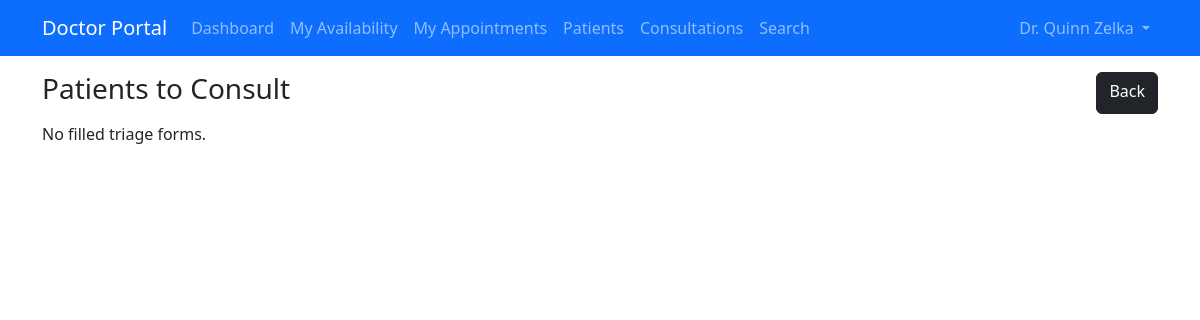
The app's page /consultation/show_triage/ (signed in), older data.
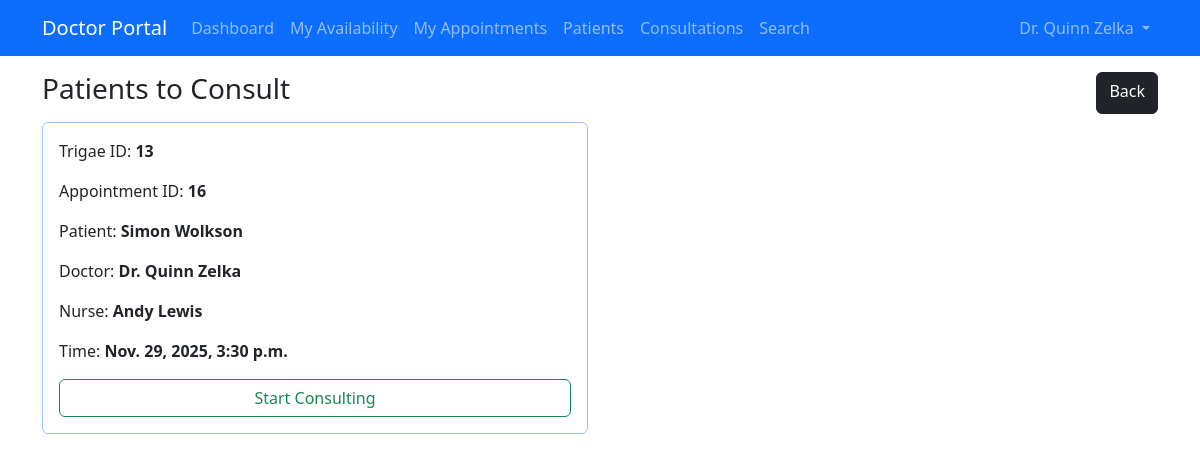
The same page, newer data.
### triage/models.py (models this page shows, shortened)
class Triage(models.Model):
    STATUS_CHOICES = [
        ('pending', 'Pending'),
        ('completed', 'Completed'),
        ('due', 'Due'),
    ]
    appointment = models.ForeignKey(Appointment, on_delete=models.CASCADE)
    patient = models.ForeignKey(Patient, on_delete=models.CASCADE)
    nurse = models.ForeignKey(Nurse, on_delete=models.SET_NULL, null=True, blank=True)
    department = models.ForeignKey(Department, on_delete=models.SET_NULL, null=True, blank=True)
    temperature = models.FloatField(
        validators=[MinValueValidator(25), MaxValueValidator(45)],
        help_text="Body temperature in °C"
    )
    pulse_rate = models.IntegerField(
        validators=[MinValueValidator(0), MaxValueValidator(300)],
        help_text="Beats per minute"
    )
    resp_rate = models.IntegerField(
        validators=[MinValueValidator(0), MaxValueValidator(80)],
        help_text="Breaths per minute"
    )
    oxygen_saturation = models.IntegerField(
        validators=[MinValueValidator(0), MaxValueValidator(100)],
        blank=True, null=True,
        help_text="SpO₂ percentage"
    )
    systolic_pressure = models.IntegerField(
        validators=[MinValueValidator(50), MaxValueValidator(300)]
    )
    diastolic_pressure = models.IntegerField(
        validators=[MinValueValidator(30), MaxValueValidator(200)]
    )
    weight = models.FloatField(
        validators=[MinValueValidator(1), MaxValueValidator(500)],
        help_text="Weight in kilograms"
    )
    height = models.FloatField(
        validators=[MinValueValidator(0.3), MaxValueValidator(3)],
        help_text="Height in meters"
    )
    blood_sugar = models.FloatField(null=True, blank=True)
    allergies = models.CharField(max_length=128, null=True, blank=True)
    last_menstrual_period = models.DateField(null=True, blank=True)
    note = models.TextField(null=True, blank=True)
    status = models.CharField(max_length=20, choices=STATUS_CHOICES, default='pending')
    created_at = models.DateTimeField(auto_now_add=True)
    updated_at = models.DateTimeField(auto_now=True)
    def __str__(self):
        return f"Triage Record {self.id} - {self.created_at.strftime('%Y-%m-%d')}"

### appointment/models.py (models this page shows, shortened)
class Appointment(models.Model):
    STATUS_CHOICES = [
        ('pending', 'Pending'),
        ('confirmed', 'Confirmed'),
        ('cancelled', 'Cancelled'),
        ('completed', 'Completed'),
        ('due', 'Due'),
    ]
    REASON_CHOICES = [
        ('first_time', 'First-time Visit'),
        ('follow_up', 'Follow-up'),
        ('referral', 'Referral')
    ]
    patient = models.ForeignKey(Patient, on_delete=models.CASCADE)
    doctor = models.ForeignKey(Doctor, on_delete=models.CASCADE)
    appointed_datetime = models.DateTimeField()
    status = models.CharField(max_length=10, choices=STATUS_CHOICES, default='pending')
    visit_reason = models.CharField(max_length=20, choices=REASON_CHOICES)
    cancellation_reason = models.TextField(blank=True, null=True)
    cancelled_by = models.CharField(max_length=10, blank=True, null=True)  # 'doctor' or 'patient'
    notes = models.TextField(blank=True, null=True)
    created_at = models.DateTimeField(auto_now_add=True)
    deleted_at = models.DateTimeField(blank=True, null=True)

### patient/models.py (models this page shows, shortened)
class Patient(models.Model):
    TITLES = [
        ('mr', 'Mr'),
        ('mrs', 'Mrs'),
        ('mss', 'Miss'),
        ('ms', 'Ms'),
        ('dr', 'Dr'),
    ]
    GENDER_CHOICES = [
        ('M', 'Male'),
        ('F', 'Female'),
        ('O', 'Other'),
        ('P', 'Prefer not to say'),
    ]
    MARITAL_STATUS_CHOICES = [
        ('M', 'Married'),
        ('U', 'Unmarried'),
        ('P', 'Prefer not to say'),
    ]
    STATUS_CHOICES = [
        ('active', 'Active'),
        ('inactive', 'Inactive'),
    ]
    title = models.CharField(max_length=10, choices=TITLES, blank=True, null=True)
    fname = models.CharField(max_length=64)
    lname = models.CharField(max_length=64)
    date_of_birth = models.DateField(blank=True, null=True)
    gender = models.CharField(max_length=20, choices=GENDER_CHOICES, blank=True, null=True)
    marital_status = models.CharField(max_length=20, choices=MARITAL_STATUS_CHOICES, blank=True, null=True)
    phone = models.CharField(max_length=20, blank=True, null=True)
    email = models.EmailField(max_length=64,unique=True)
    address = models.TextField(blank=True, null=True)
    password = models.CharField(max_length=128)
    status = models.CharField(max_length=10, choices=STATUS_CHOICES, default='active')
    created_at = models.DateTimeField(auto_now_add=True)
    updated_at = models.DateTimeField(auto_now=True)
    def __str__(self):
        return f"{self.fname} {self.lname}"

### doctor/models.py (models this page shows)
class Doctor(models.Model):
    STATUS_CHOICES = [
        ('active', 'Active'),
        ('inactive', 'Inactive')
    ]
    user = models.OneToOneField(User, on_delete=models.CASCADE, null=True, blank=True)
    department = models.ForeignKey(Department, on_delete=models.CASCADE, related_name="doctors")
    fname = models.CharField(max_length=64)
    lname = models.CharField(max_length=64)
    license = models.CharField(max_length=20, unique=True)
    specialisation = models.CharField(max_length=64)
    email = models.EmailField(max_length=64, unique=True)
    phone = models.CharField(max_length=20)
    address = models.TextField(max_length=500)
    password = models.CharField(max_length=128, default='@User123')
    status = models.CharField(max_length=10, choices=STATUS_CHOICES, default="active")
    created_at = models.DateTimeField(auto_now_add=True)
    updated_at = models.DateTimeField(auto_now=True)
    class Meta:
        verbose_name = 'Doctor'
        verbose_name_plural = 'Doctors'
    def __str__(self):
        return f'Dr. {self.fname} {self.lname}'

### nurse/models.py (models this page shows)
class Nurse(models.Model):
    GENDER_CHOICE = [
        ('M', 'Male'),
        ('F', 'Female'),
        ('O', 'Other'),
        ('P', 'Prefer not to say')
    ]
    STATUS_CHOICE = [
        ('active', 'Active'),
        ('inactive', 'Inactive')
    ]
    user = models.OneToOneField(User, on_delete=models.CASCADE, null=True, blank=True)
    fname = models.CharField(max_length=64)
    lname = models.CharField(max_length=64)
    department = models.ForeignKey(Department, on_delete= models.CASCADE, related_name='nurses')
    gender = models.CharField(max_length=20, choices=GENDER_CHOICE)
    date_of_birth = models.DateField()
    license = models.CharField(max_length=64)
    email = models.EmailField(max_length=64)
    phone = models.CharField(max_length=20)
    address = models.TextField()
    password = models.CharField(max_length=128)
    status = models.CharField(max_length=20, choices=STATUS_CHOICE)
    created_at = models.DateTimeField(auto_now_add=True)
    updated_at = models.DateTimeField(auto_now=True)
    class Meta:
        verbose_name = 'Nurse'
        verbose_name_plural = 'Nurses'
    def __str__(self):
        return f'{self.fname} {self.lname}'

### consultation/views.py (the view)
# urls.py: path('show_triage/', views.show_triage, name='show_triage'),
@doctor_login_required
def show_triage(request):
    doctor = request.doctor
    appointment  = Appointment.objects.filter(doctor=doctor)
    triage_records = Triage.objects.filter(appointment__in=appointment).select_related('patient', 'appointment')
    print(triage_records)
    return render(request, 'consultation/show_triage.html', {
        'triage_records': triage_records,
        'doctor': doctor,
    })

### consultation/templates/consultation/show_triage.html
{% extends 'consultation/layout.html' %}
{% block content %}
    <div class="d-flex justify-content-between mb-2">
        <h3>Patients to Consult</h3>
        <a href="{% url 'appointment:availability' %}" class="btn btn-dark">Back</a>
    </div>
    <div class="row">
        {% for triage in triage_records %}
        <div class="card-items col-lg-6 mb-3">
            <div class="card p-3 border border-primary-subtle">
                <p>Trigae ID: <strong>{{ triage.id }}</strong></p>
                <p>Appointment ID: <strong>{{ triage.appointment.id }}</strong></p>
                <p>Patient: <strong>{{ triage.appointment.patient }}</strong></p>
                <p>Doctor: <strong>{{ triage.appointment.doctor}}</strong></p>
                <p>Nurse: <strong>{{ triage.nurse }}</strong> </p>
                <p>Time: <strong>{{ triage.appointment.appointed_datetime }}</strong></p>
                <a href="{% url 'consultation:record' triage.id %}" class="btn btn-outline-success">Start Consulting</a>
            </div>
        </div>
        {% empty %}
        <p>No filled triage forms.</p>
        {% endfor %}
    </div>
{% endblock %}

Row changes from the older to the newer data that the page shows:
added Triage: id "13", appointment.id "16", appointment.patient "Simon Wolkson", appointment.doctor "Dr. Quinn Zelka", nurse "Andy Lewis", appointment.appointed_datetime "Nov. 29, 2025, 3:30 p.m."
Text that changed along with them:
text no longer shown: "No filled triage forms."
